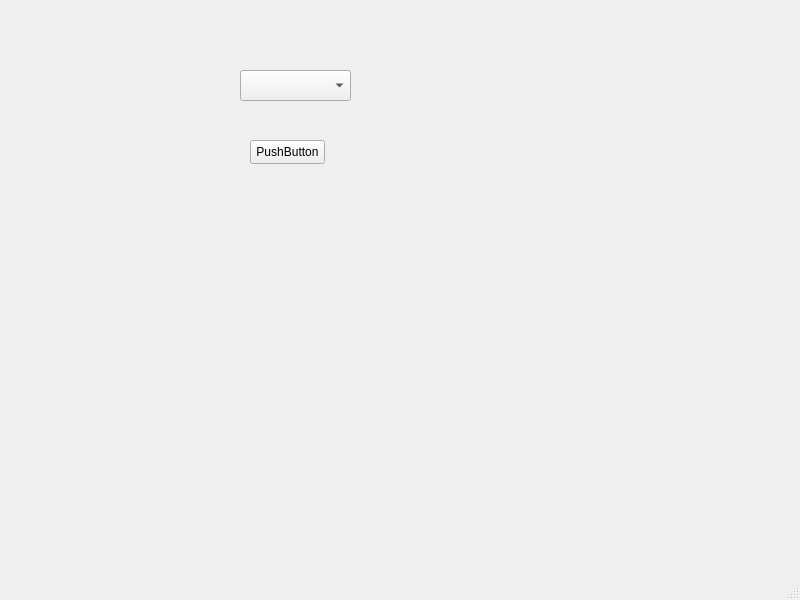
<?xml version="1.0" encoding="UTF-8"?>
<ui version="4.0">
 <class>MainWindow</class>
 <widget class="QMainWindow" name="MainWindow">
  <property name="geometry">
   <rect>
    <x>0</x>
    <y>0</y>
    <width>800</width>
    <height>600</height>
   </rect>
  </property>
  <property name="windowTitle">
   <string>MainWindow</string>
  </property>
  <widget class="QWidget" name="centralwidget">
   <widget class="QComboBox" name="comboBox">
    <property name="geometry">
     <rect>
      <x>240</x>
      <y>70</y>
      <width>111</width>
      <height>31</height>
     </rect>
    </property>
   </widget>
   <widget class="QPushButton" name="pushButton">
    <property name="geometry">
     <rect>
      <x>250</x>
      <y>140</y>
      <width>75</width>
      <height>24</height>
     </rect>
    </property>
    <property name="text">
     <string>PushButton</string>
    </property>
   </widget>
  </widget>
  <widget class="QMenuBar" name="menubar">
   <property name="geometry">
    <rect>
     <x>0</x>
     <y>0</y>
     <width>800</width>
     <height>22</height>
    </rect>
   </property>
  </widget>
  <widget class="QStatusBar" name="statusbar"/>
 </widget>
 <resources/>
 <connections/>
</ui>
